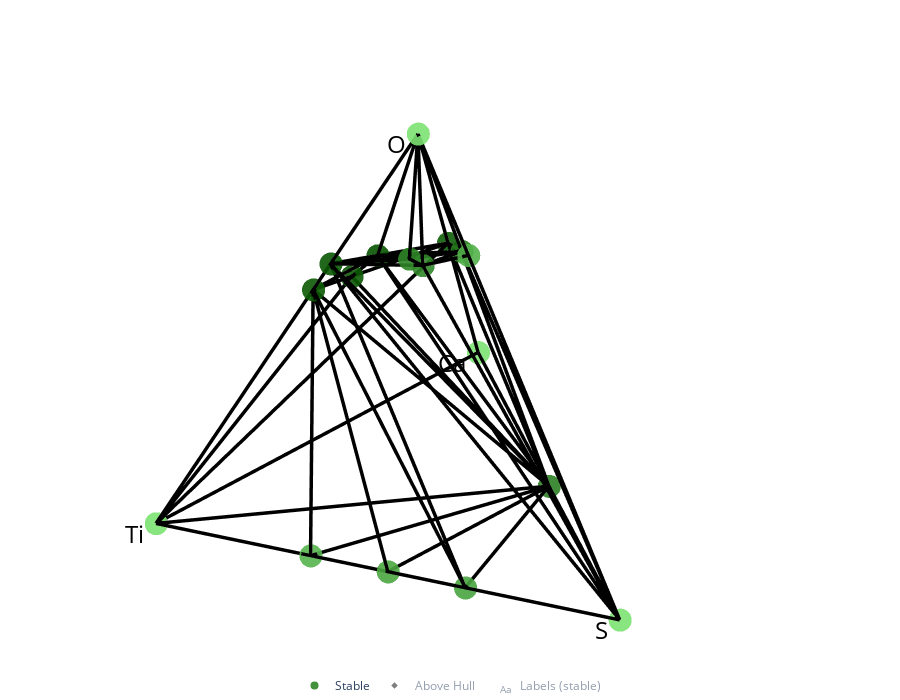

The notebook cell this image was saved under:
### Code cell
from pymatgen.analysis.phase_diagram import Composition

entries =[PDEntry(k,v) for k,v in input_data.items()]

phase_diagram_1 = PhaseDiagram(entries)
plotter_1 = PDPlotter(phase_diagram_1, show_unstable=True, markersize=20)
plotter_1.show() 
print(phase_diagram_1.stable_entries)

### Figure 1 — Plotly figure (JSON) as saved in the notebook; plotly's stock layout.template omitted (floating-point values rounded to 4 significant figures; data arrays with more than 128 entries replaced by an {"elided": "..."} marker saying what was removed)
{"data": [{"hoverinfo": "none", "line": {"color": "rgba(0,0,0,1.0)", "width": 7}, "mode": "lines", "showlegend": false, "type": "scatter3d", "x": {"elided": "162 float values"}, "y": {"elided": "162 float values"}, "z": {"elided": "162 float values"}}, {"hoverinfo": "skip", "mode": "text", "name": "Labels (stable)", "opacity": 1, "showlegend": true, "text": ["TiSO<sub>5</sub>", "Ti<sub>2</sub>(SO<sub>4</sub>)<sub>3</sub>", "TiS", "Ti<sub>2</sub>O<sub>3</sub>", "CaS", "CaSO<sub>4</sub>", "TiS<sub>2</sub>", "Ti<sub>2</sub>S", "CaO", "CaTiO<sub>3</sub>", "TiO<sub>2</sub>", "SO<sub>3</sub>", "CaTi<sub>2</sub>O<sub>4</sub>"], "textposition": ["bottom right", "bottom right", "bottom right", "bottom right", "bottom right", "bottom right", "bottom right", "bottom right", "bottom right", "bottom right", "bottom right", "bottom right", "bottom right"], "type": "scatter3d", "visible": "legendonly", "x": [0.5614, 0.5488, 0.74, 0.69, 0.24, 0.4067, 0.6567, 0.8233, 0.24, 0.49, 0.6567, 0.49, 0.5614], "y": [0.3199, 0.3466, 0.423, 0.1632, 0.423, 0.3268, 0.5674, 0.2787, 0.1343, 0.1632, 0.1825, 0.423, 0.155], "z": [0.5832, 0.5764, 0, 0.4899, 0, 0.5443, 0, 0, 0.4082, 0.4899, 0.5443, 0.6124, 0.4666]}, {"hoverinfo": "text", "hoverlabel": {"font": {"size": 14}}, "hovertext": ["SO<sub>2</sub> (no ID) <br> -1.019 eV/atom (+0.051 eV/atom)", "TiS<sub>3</sub> (no ID) <br> -1.127 eV/atom (+0.034 eV/atom)", "Ti<sub>3</sub>O<sub>5</sub> (no ID) <br> -3.376 eV/atom (+0.027 eV/atom)", "CaTi<sub>2</sub>(SO<sub>4</sub>)<sub>3</sub> (no ID) <br> -2.291 eV/atom (+0.174 eV/atom)"], "line": {"color": "black", "width": 2}, "marker": {"color": [0.051, 0.034, 0.027, 0.174], "colorbar": {"len": 0.75, "title": {"text": "Energy Above Hull<br>(eV/atom)"}, "x": 0.05}, "colorscale": [[0, "#fad393"], [0.5, "#ff813d"], [1, "#ff0000"]], "size": 5, "symbol": "diamond"}, "mode": "markers", "name": "Above Hull", "showlegend": true, "type": "scatter3d", "visible": "legendonly", "x": [0.5, 0.625, 0.6875, 0.5278], "y": [0.4811, 0.6495, 0.1804, 0.3368], "z": [0.5443, 0, 0.5103, 0.5443]}, {"hoverinfo": "text", "hoverlabel": {"font": {"size": 14}}, "hovertext": ["TiSO<sub>5</sub> (no ID) <br> -2.33 eV/atom", "Ti<sub>2</sub>(SO<sub>4</sub>)<sub>3</sub> (no ID) <br> -2.262 eV/atom", "TiS (no ID) <br> -1.498 eV/atom", "Ti<sub>2</sub>O<sub>3</sub> (no ID) <br> -3.376 eV/atom", "CaS (no ID) <br> -2.426 eV/atom", "CaSO<sub>4</sub> (no ID) <br> -2.466 eV/atom", "Ti (no ID) <br> 0.0 eV/atom", "TiS<sub>2</sub> (no ID) <br> -1.547 eV/atom", "Ti<sub>2</sub>S (no ID) <br> -1.14 eV/atom", "O<sub>2</sub> (no ID) <br> 0.0 eV/atom", "CaO (no ID) <br> -3.266 eV/atom", "CaTiO<sub>3</sub> (no ID) <br> -3.541 eV/atom", "TiO<sub>2</sub> (no ID) <br> -3.45 eV/atom", "SO<sub>3</sub> (no ID) <br> -1.204 eV/atom", "S (no ID) <br> 0.0 eV/atom", "Ca (no ID) <br> 0.0 eV/atom", "CaTi<sub>2</sub>O<sub>4</sub> (no ID) <br> -3.388 eV/atom"], "line": {"color": "black", "width": 2}, "marker": {"color": [-2.33, -2.262, -1.498, -3.376, -2.426, -2.466, 0, -1.547, -1.14, 0, -3.266, -3.541, -3.45, -1.204, 0, 0, -3.388], "colorscale": [[0, "#075400"], [1, "#7ce371"]], "opacity": 0.9, "size": 8}, "mode": "markers", "name": "Stable", "showlegend": true, "type": "scatter3d", "x": [0.5714, 0.5588, 0.75, 0.7, 0.25, 0.4167, 1, 0.6667, 0.8333, 0.5, 0.25, 0.5, 0.6667, 0.5, 0.5, 0, 0.5714], "y": [0.3299, 0.3566, 0.433, 0.1732, 0.433, 0.3368, 0, 0.5774, 0.2887, 0.2887, 0.1443, 0.1732, 0.1925, 0.433, 0.866, 0, 0.165], "z": [0.5832, 0.5764, 0, 0.4899, 0, 0.5443, 0, 0, 0, 0.8165, 0.4082, 0.4899, 0.5443, 0.6124, 0, 0, 0.4666]}], "layout": {"autosize": true, "height": 700, "hovermode": "closest", "legend": {"orientation": "h", "traceorder": "reversed", "x": 0.5, "xanchor": "center", "y": 0, "yanchor": "top"}, "margin": {"b": 10, "l": 0, "pad": 0, "r": 0, "t": 0}, "paper_bgcolor": "rgba(0,0,0,0)", "plot_bgcolor": "rgba(0,0,0,0)", "scene": {"annotations": [{"align": "center", "font": {"color": "#000000", "size": 24}, "opacity": 1, "showarrow": false, "text": "Ti", "x": 1, "xanchor": "right", "xshift": -10, "y": 0, "yanchor": "auto", "yshift": -10, "z": 0}, {"align": "center", "font": {"color": "#000000", "size": 24}, "opacity": 1, "showarrow": false, "text": "O", "x": 0.5, "xanchor": "right", "xshift": -10, "y": 0.2887, "yanchor": "auto", "yshift": -10, "z": 0.8165}, {"align": "center", "font": {"color": "#000000", "size": 24}, "opacity": 1, "showarrow": false, "text": "S", "x": 0.5, "xanchor": "right", "xshift": -10, "y": 0.866, "yanchor": "auto", "yshift": -10, "z": 0}, {"align": "center", "font": {"color": "#000000", "size": 24}, "opacity": 1, "showarrow": false, "text": "Ca", "x": 0, "xanchor": "right", "xshift": -10, "y": 0, "yanchor": "auto", "yshift": -10, "z": 0}], "aspectratio": {"x": 1.4, "y": 1.4, "z": 1.4}, "camera": {"center": {"x": 0, "y": -0.08, "z": 0}, "projection": {"type": "orthographic"}}, "xaxis": {"autorange": true, "showaxeslabels": false, "showgrid": false, "showline": false, "showspikes": false, "showticklabels": false, "ticks": "", "visible": false, "zeroline": false}, "yaxis": {"autorange": true, "showaxeslabels": false, "showgrid": false, "showline": false, "showspikes": false, "showticklabels": false, "ticks": "", "visible": false, "zeroline": false}, "zaxis": {"autorange": true, "showaxeslabels": false, "showgrid": false, "showline": false, "showspikes": false, "showticklabels": false, "ticks": "", "visible": false, "zeroline": false}}, "showlegend": true}}
